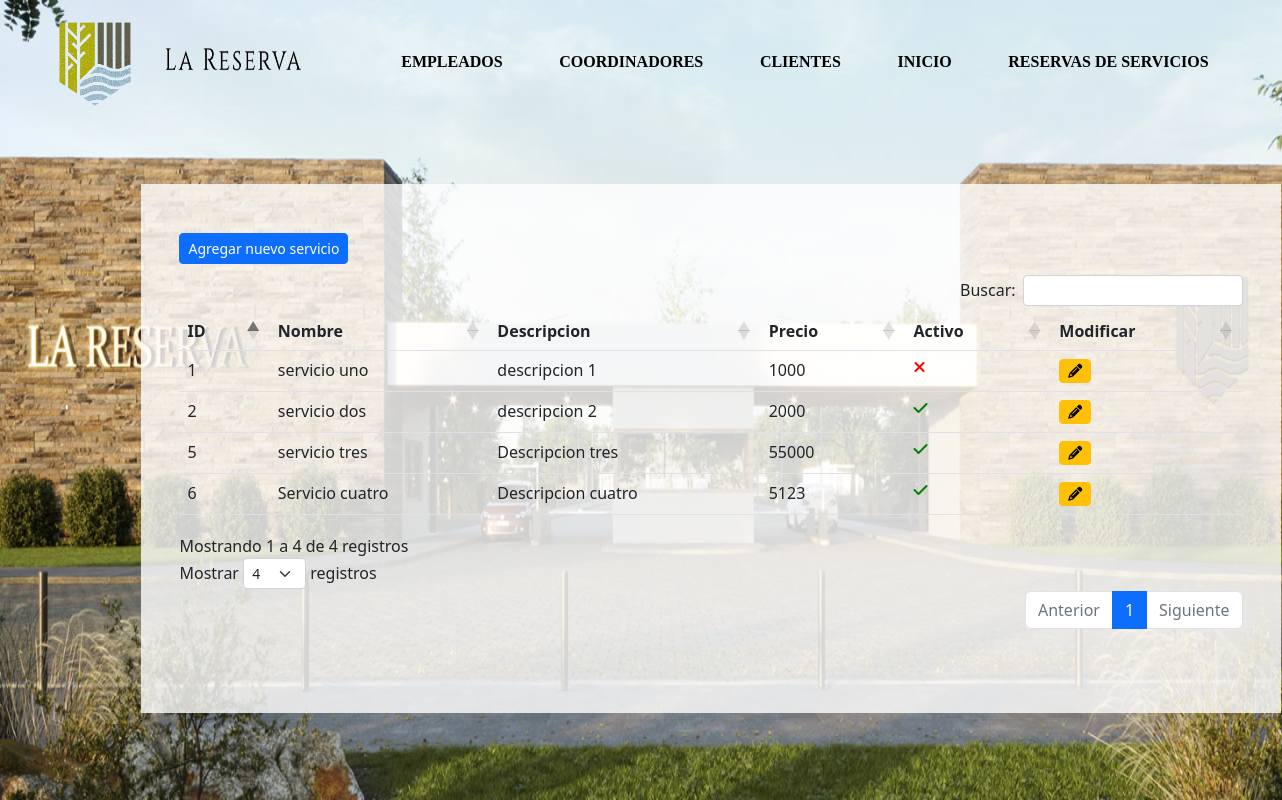
The app's page /reservas/servicios/listado/, older data.
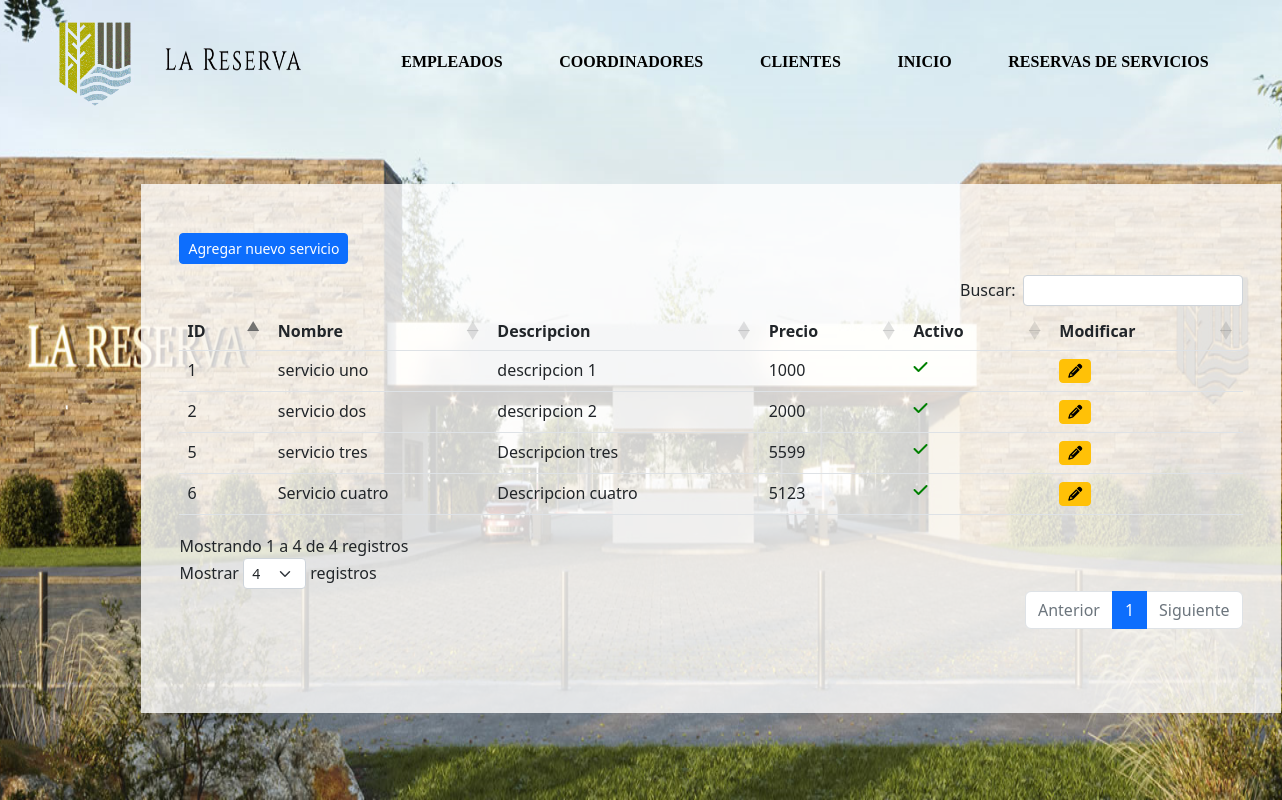
The same page, newer data.
### reservas/models.py (models this page shows, shortened)
class Servicio(models.Model):
    nombre = models.CharField(verbose_name="Nombre", max_length=50)
    descripcion = models.CharField(verbose_name="Descripcion", max_length=50)
    precio = models.IntegerField(verbose_name="Precio")
    activo = models.BooleanField(verbose_name="Activo", default=True)

### reservas/views.py (the view)
# urls.py: path('servicios/listado/', views.listado_servicios, name="listado_servicios"),
def listado_servicios(request):
    servicios = Servicio.objects.all()
    context = {
        "servicios": servicios
    }
    return render(request, "reservas/listar_servicios.html", context)

### reservas/templates/reservas/listar_servicios.html (shortened to what this page needs)
{% load static %}
<link rel="stylesheet" href="{% static 'css/home.css' %}">
 <link rel="stylesheet" href="{% static 'css/listados.css' %}" />
 <link rel="stylesheet" href="https://cdnjs.cloudflare.com/ajax/libs/font-awesome/6.2.1/css/all.min.css" />
 <link rel="stylesheet" href="https://cdn.jsdelivr.net/npm/bootstrap@5.2.3/dist/css/bootstrap.min.css" />
<link href="https://cdn.datatables.net/1.13.4/css/dataTables.bootstrap5.min.css" rel="stylesheet"/>
<link href="https://cdn.datatables.net/buttons/2.3.6/css/buttons.bootstrap5.min.css" rel="stylesheet"/>
<div class="cabecera">
    <div>
        <img src="{% static 'img/BANNER-01.png' %}" alt="" width="100%" id="fondo">
    </div>
    <div class="navegar">
        <div id="div_logo">
            <img src="{% static 'img/resetImage.png' %}" alt="" id="logo">
            <img src="{% static 'img/resetImage (1).png' %}" alt="" id="logo_letra">
        </div>
        <div id="nav">
            <a href="{% url 'listado_empleados' %}" class="a">EMPLEADOS</a>
            <a href="{% url 'listado_coordinadores' %}" class="a">COORDINADORES</a>
            <a href="{% url 'listado_clientes' %}" class="a">CLIENTES</a>
            <a href="{% url 'home' %}" class="a">INICIO</a>
            <a href="{% url 'listado_reservas_de_servicios' %}" class="a">RESERVAS DE SERVICIOS</a>
        </div>
    </div>
    {% load tz %}
    <div class="container mt-4" id="tabla">
        <div class="row">
            <div class="col-sm-12 col-md-12 col-lg-12 col-xl-12">
                <a href="{% url 'registrar_servicio' %}" id="nuevo"><button class='btn btn-sm btn-primary'>Agregar nuevo servicio</button></a>
                <div class="table-responsive" id="div1">
                    <table id="listado" class="table">
                        <thead>
                            <tr>
                                <th>ID</th>
                                <th>Nombre</th>
                                <th>Descripcion</th>
                                <th>Precio</th>
                                <th>Activo</th>
                                <th>Modificar</th>
                            </tr>
                        </thead>
                        <tbody>
                            {% for servicio in servicios %}
                            <tr>
                                <td>{{servicio.id}}</td>
                                <td>{{servicio.nombre}}</td>
                                <td>{{servicio.descripcion}}</td>
                                <td>{{servicio.precio}}</td>
                                {% if servicio.activo %}
                                    <td><a href="{% url 'desactivar_servicio' servicio.id %}"><i class='fa-solid fa-check' style='color: green;'></a></td>
                                {% else %}
                                    <td><a href="{% url 'activar_servicio' servicio.id %}"><i class='fa-solid fa-xmark' style='color: red;'></a></td>
                                {% endif %}
                                <td><a href="{% url 'modificar_servicio' servicio.id %}"><button class='btn btn-sm btn-warning'><i class='fa-solid fa-pencil'></i></button></a></td>
                            </tr>
                            {% endfor %}
                        </tbody>
                    </table>
                </div>
            </div>
        </div>
    </div>
</div>

Row changes from the older to the newer data that the page shows:
changed Servicio "servicio uno": activo False → True (drawn)
changed Servicio "servicio tres": precio "55000" → "5599"
